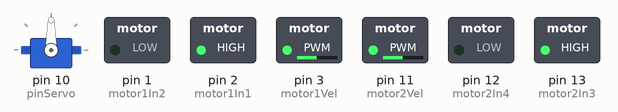
Simulated run of this program. Board: Arduino Uno, built with avr-gcc and run on an emulated ATmega328P. On the bench: servo, switched loads named in the program (green lamp = pin HIGH).

Above: at 1.55 s.
At 4.55 s:
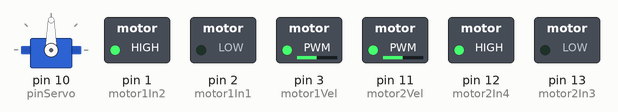
At 7.55 s:
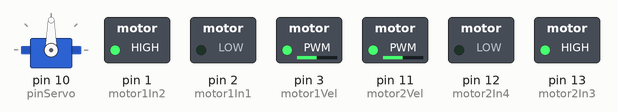
At 10.55 s:
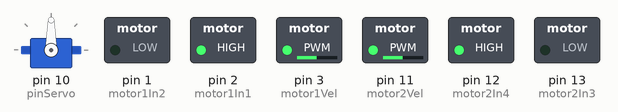
At 13.45 s:
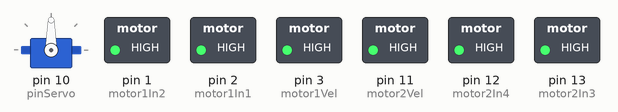
Timing chart, 0 to 15.3 s (numbered marks = the images above):
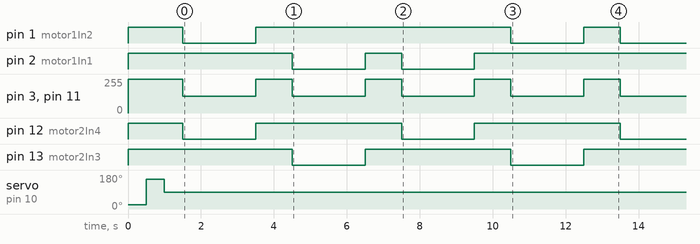

Measured:
- by itself, pin 1 (motor1In2): repeats every 12.0 s: HIGH 7.0 s, LOW 2.0 s, HIGH 1.0 s, LOW 2.0 s
- by itself, pin 2 (motor1In1): repeats every 12.0 s: HIGH 1.0 s, LOW 2.0 s, HIGH 7.0 s, LOW 2.0 s
- by itself, pin 3 (motor1Vel), pin 11 (motor2Vel): alternates 255/255 for 1.0 s and 125/255 for 2.0 s
- by itself, pin 12 (motor2In4), pin 13 (motor2In3): alternates HIGH for 4.0 s and LOW for 2.0 s

The program:

main.cpp
```cpp
#include <Arduino.h>
#include <Servo.h>

#define motor1Vel 3
#define motor1In1 2
#define motor1In2 1
#define motor2Vel 11
#define motor2In3 13
#define motor2In4 12

#define pinServo 10
Servo myservo;

void frente( int vel){
  digitalWrite( motor1In1, HIGH );
  digitalWrite( motor1In2, LOW );
  digitalWrite( motor2In3, HIGH );
  digitalWrite( motor2In4, LOW );

  analogWrite( motor1Vel, vel );
  analogWrite( motor2Vel, vel );
}

void re( int vel){
  digitalWrite( motor1In1, LOW );
  digitalWrite( motor1In2, HIGH );
  digitalWrite( motor2In3, LOW );
  digitalWrite( motor2In4, HIGH );

  analogWrite( motor1Vel, vel );
  analogWrite( motor2Vel, vel );
}

void esquerda( int vel){
  digitalWrite( motor1In1, LOW );
  digitalWrite( motor1In2, HIGH );
  digitalWrite( motor2In3, HIGH );
  digitalWrite( motor2In4, LOW );

  analogWrite( motor1Vel, vel );
  analogWrite( motor2Vel, vel );
}

void direita( int vel){
  digitalWrite( motor1In1, HIGH );
  digitalWrite( motor1In2, LOW );
  digitalWrite( motor2In3, LOW );
  digitalWrite( motor2In4, HIGH );

  analogWrite( motor1Vel, vel );
  analogWrite( motor2Vel, vel );
}

void freia(){
  digitalWrite( motor1In1, HIGH );
  digitalWrite( motor1In2, HIGH );
  digitalWrite( motor2In3, HIGH );
  digitalWrite( motor2In4, HIGH );

  analogWrite( motor1Vel, 255 );
  analogWrite( motor2Vel, 255 );
}

void rotate(){
  myservo.write( 23 );
  delay( 500 );
  myservo.write( 158 );
  delay( 500 );
  myservo.write( 90 );
  delay( 500 );

}


void setup() {
  pinMode( motor1Vel, OUTPUT );
  pinMode( motor1In1, OUTPUT );
  pinMode( motor1In2, OUTPUT );
  pinMode( motor2Vel, OUTPUT );
  pinMode( motor2In3, OUTPUT );
  pinMode( motor2In4, OUTPUT );

  myservo.attach( pinServo );
  myservo.write( 90 );

  freia();

  rotate();
}

void loop() {
  frente( 125 );
  delay( 2000 );
  freia();
  delay( 1000 );
  re( 125 );
  delay( 2000 );
  freia();
  delay( 1000 );
  esquerda( 125 );
  delay( 2000 );
  freia();
  delay( 1000 );
  direita( 125 );
  delay( 2000 );
  freia();
  delay( 1000 );
}
```
